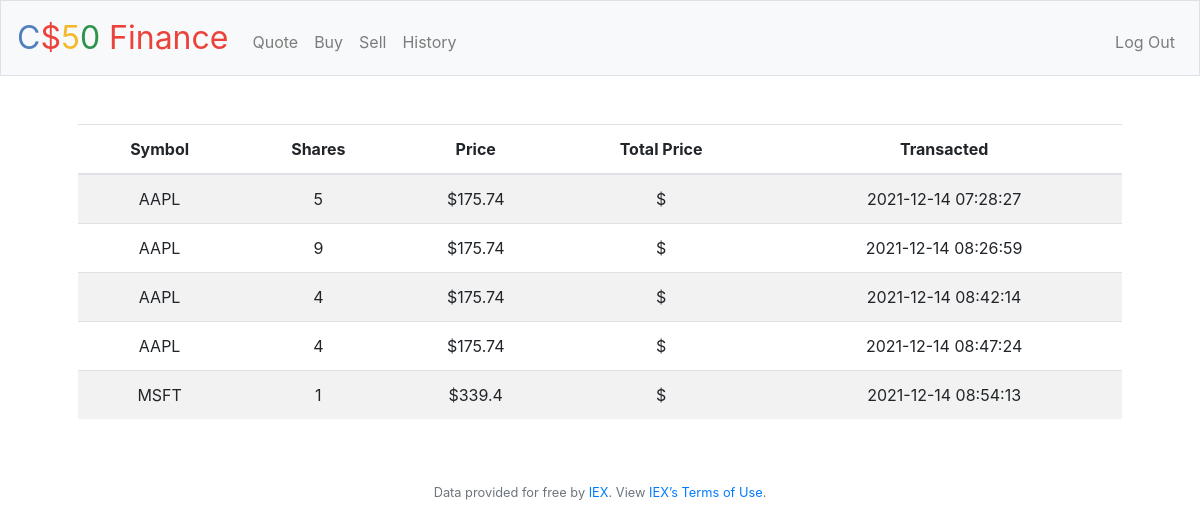
Page /history (signed in) on the committed database.
### tables this page shows
CREATE TABLE 'transactions' ('user_id' integer, 'symbol' text, 'shares' numeric,'date_time' datetime, 'price' numeric, 'total' numeric);

### application.py (the view)
@app.route("/history")
@login_required
def history():
    rows = db.execute("""SELECT * FROM transactions
                            JOIN users ON id == user_id
                            WHERE user_id == :user_id""", user_id=session["user_id"])
    return render_template("history.html", rows=rows)

### application.py (called while the page is built)
@app.after_request
def after_request(response):
    response.headers["Cache-Control"] = "no-cache, no-store, must-revalidate"
    response.headers["Expires"] = 0
    response.headers["Pragma"] = "no-cache"
    return response

### helpers.py (called while the page is built)
def login_required(f):
    @wraps(f)
    def decorated_function(*args, **kwargs):
        if session.get("user_id") is None:
            return redirect("/login")
        return f(*args, **kwargs)
    return decorated_function

### templates/history.html (shortened to what this page needs)
{% extends "layout.html" %}
{% block main %}
    <table class="table table-striped">
        <thead>
            <tr>
                <th>Symbol</th>
                <th>Shares</th>
                <th>Price</th>
                <th>Total Price</th>
                <th>Transacted</th>
            </tr>
        </thead>
        <tbody>
            {% for row in rows %}
               <tr>
                   <td>{{ row["symbol"] }}</td>
                   <td>{{ row["shares"] }}</td>
                   <td>${{ row["price"] }}</td>
                   <td>${{ row["total_price"] }}</td>
                   <td>{{ row["date_time"] }}</td>
               </tr>
            {% endfor %}
        </tbody>
    </table>
{% endblock %}

### templates/layout.html (shortened to what this page needs)
<!DOCTYPE html>
<html lang="en">
    <head>
        <link rel="stylesheet" href="https://cdn.jsdelivr.net/npm/bootstrap@4.5.3/dist/css/bootstrap.min.css">
        <link href="/static/styles.css" rel="stylesheet">
    </head>
    <body>
        <nav class="navbar navbar-expand-md navbar-light bg-light border">
            <a class="navbar-brand" href="/"><span class="blue">C</span><span class="red">$</span><span class="yellow">5</span><span class="green">0</span> <span class="red">Finance</span></a>
            <div class="collapse navbar-collapse" id="navbar">
                {% if session.user_id %}
                    <ul class="navbar-nav mr-auto mt-2">
                        <li class="nav-item"><a class="nav-link" href="/quote">Quote</a></li>
                        <li class="nav-item"><a class="nav-link" href="/buy">Buy</a></li>
                        <li class="nav-item"><a class="nav-link" href="/sell">Sell</a></li>
                        <li class="nav-item"><a class="nav-link" href="/history">History</a></li>
                    </ul>
                    <ul class="navbar-nav ml-auto mt-2">
                        <li class="nav-item"><a class="nav-link" href="/logout">Log Out</a></li>
                    </ul>
                {% else %}
                    <ul class="navbar-nav ml-auto mt-2">
                        <li class="nav-item"><a class="nav-link" href="/register">Register</a></li>
                        <li class="nav-item"><a class="nav-link" href="/login">Log In</a></li>
                    </ul>
                {% endif %}
            </div>
        </nav>
        <main class="container p-5">
            {% block main %}{% endblock %}
        </main>
        <footer class="small text-center text-muted">
            Data provided for free by <a href="https://iextrading.com/developer">IEX</a>. View <a href="https://iextrading.com/api-exhibit-a/">IEX’s Terms of Use</a>.
        </footer>
    </body>
</html>

### static/styles.css (style rules this page uses)
nav .navbar-brand { font-size: xx-large; }
nav .navbar-brand .blue { color: #537fbe; }
nav .navbar-brand .red { color: #ea433b; }
nav .navbar-brand .yellow { color: #f5b82e; }
nav .navbar-brand .green { color: #2e944b; }
main { overflow-x: auto; text-align: center; }

### rows in the picture
transactions: symbol "AAPL", shares "5", price "175.74", date_time "2021-12-14 07:28:27"
transactions: symbol "AAPL", shares "9", price "175.74", date_time "2021-12-14 08:26:59"
transactions: symbol "AAPL", shares "4", price "175.74", date_time "2021-12-14 08:42:14"
transactions: symbol "AAPL", shares "4", price "175.74", date_time "2021-12-14 08:47:24"
transactions: symbol "MSFT", shares "1", price "339.4", date_time "2021-12-14 08:54:13"
